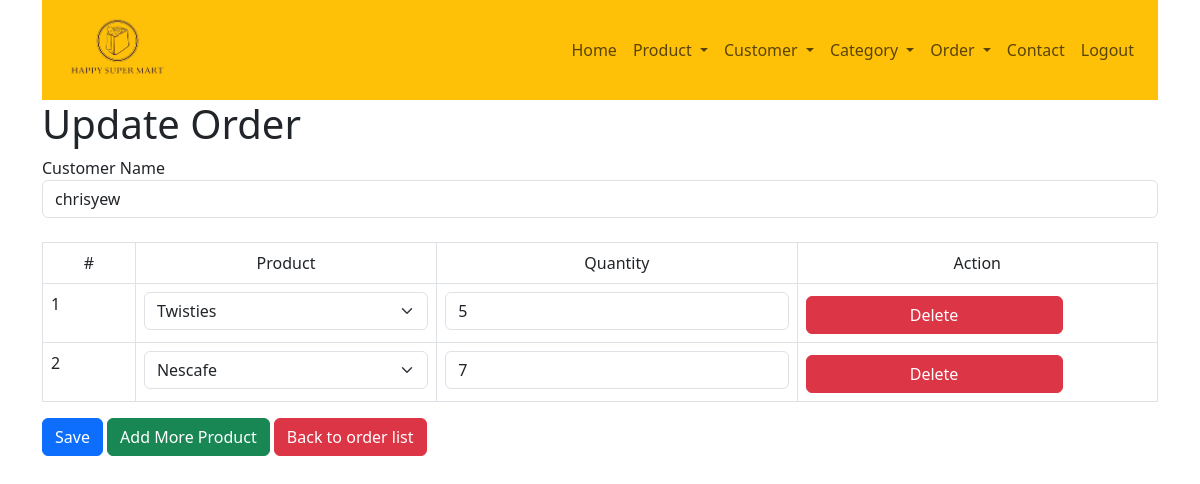
The app's page /order_update.php?order_id=2 (signed in) with its own data.
### tables this page shows
CREATE TABLE IF NOT EXISTS `order_summary` (
  `order_id` int NOT NULL AUTO_INCREMENT,
  `customer_id` int NOT NULL,
  `order_date` datetime NOT NULL,
  `total_amount` double DEFAULT NULL,
  PRIMARY KEY (`order_id`)
);

CREATE TABLE IF NOT EXISTS `customer` (
  `id` int NOT NULL AUTO_INCREMENT,
  `username` varchar(30) NOT NULL,
  `password` varchar(256) NOT NULL,
  `first_name` varchar(50) NOT NULL,
  `last_name` varchar(50) NOT NULL,
  `gender` enum('Male','Female','Other','') NOT NULL,
  `birth` date NOT NULL,
  `registration_date` timestamp NOT NULL DEFAULT CURRENT_TIMESTAMP ON UPDATE CURRENT_TIMESTAMP,
  `status` enum('Active','Inactive','Other','') NOT NULL DEFAULT 'Active',
  `email` varchar(50) NOT NULL,
  `image` varchar(255) NOT NULL,
  PRIMARY KEY (`id`),
  UNIQUE KEY `username` (`username`),
  UNIQUE KEY `email` (`email`)
);

CREATE TABLE IF NOT EXISTS `order_details` (
  `order_details_id` int NOT NULL AUTO_INCREMENT,
  `order_id` int NOT NULL,
  `product_id` int NOT NULL,
  `quantity` int NOT NULL,
  PRIMARY KEY (`order_details_id`)
);

CREATE TABLE IF NOT EXISTS `products` (
  `id` int NOT NULL AUTO_INCREMENT,
  `name` varchar(128) NOT NULL,
  `description` text NOT NULL,
  `price` double NOT NULL,
  `created` datetime NOT NULL,
  `modified` timestamp NOT NULL DEFAULT CURRENT_TIMESTAMP ON UPDATE CURRENT_TIMESTAMP,
  `promotion_price` double NOT NULL,
  `manufacture_date` date DEFAULT NULL,
  `expired_date` date DEFAULT NULL,
  `category_name` varchar(25) DEFAULT NULL,
  `image` varchar(255) DEFAULT NULL,
  PRIMARY KEY (`id`)
);

### order_update.php (the view, shortened to what this page needs)
<!DOCTYPE HTML>
<html>
<head>
    <link href="https://cdn.jsdelivr.net/npm/bootstrap@5.3.0/dist/css/bootstrap.min.css" rel="stylesheet">
</head>
<body>
    <div class="container">
        <?php
        include 'navbar/menu_nav.php';
        ?>
        <div class="page-header">
            <h1>Update Order</h1>
        </div>
        <?php
        $order_id = isset($_GET['order_id']) ? $_GET['order_id'] : die('ERROR: Record ID not found.');
        include 'config/database.php';
        $customer_query = "SELECT id, username FROM customer";
        $customer_stmt = $con->prepare($customer_query);
        $customer_stmt->execute();
        $customer = $customer_stmt->fetchAll(PDO::FETCH_ASSOC);
        $product_query = "SELECT id, name FROM products";
        $product_stmt = $con->prepare($product_query);
        $product_stmt->execute();
        $products = $product_stmt->fetchAll(PDO::FETCH_ASSOC);
        $order_summary_query = "SELECT * FROM order_summary WHERE order_id=:id";
        $order_summary_stmt = $con->prepare($order_summary_query);
        $order_summary_stmt->bindParam(":id", $order_id);
        $order_summary_stmt->execute();
        $order_summaries = $order_summary_stmt->fetch(PDO::FETCH_ASSOC);
        $order_detail_query = "SELECT * FROM order_details WHERE order_id=:order_id";
        $order_detail_stmt = $con->prepare($order_detail_query);
        $order_detail_stmt->bindParam(":order_id", $order_id);
        $order_detail_stmt->execute();
        $order_details = $order_detail_stmt->fetchAll(PDO::FETCH_ASSOC);
        ?>
        <form action="" method="POST">
            <table class='table table-hover table-responsive table-bordered' id="row_del">
                <span>Customer Name</span>
                <input type="text" readonly class="form-control" value="<?php echo $customer[$order_summaries['customer_id'] - 1]['username'] ?>">
                <br>
                <tr>
                    <td class="text-center">#</td>
                    <td class="text-center">Product</td>
                    <td class="text-center">Quantity</td>
                    <td class="text-center">Action</td>
                </tr>
                <?php
                $product_keep = empty($error) ? count($order_details) : count($noduplicate);
                for ($x = 0; $x < $product_keep; $x++) {
                ?>
                    <tr class="pRow">
                        <td class="col-1">
                            <?php echo $x + 1; ?>
                        </td>
                        <td><select class="form-select" name="product[]">
                                <?php
                                for ($i = 0; $i < count($products); $i++) {
                                    $product_selected = $products[$i]['id'] == $order_details[$x]['product_id'] ? "selected" : "";
                                    echo "<option value='{$products[$i]['id']}' $product_selected>{$products[$i]['name']}</option>";
                                }
                                ?>
                            </select>
                        <td><input type="number" class="form-control" name="quantity[]" id="quantity" value="<?php echo $order_details[$x]['quantity'] ?>"></td>
                        <td><input href='#' onclick='deleteRow(this)' class='btn d-flex justify-content-center btn-danger mt-1' value="Delete" /></td>
                        </td>
                    <?php
                } ?>
                    </tr>
            </table>
            <input type='submit' value='Save' class='btn btn-primary' />
            <td colspan="4">
                <input type="button" value="Add More Product" class="btn btn-success add_one" />
            </td>
            <a href='order_list_read.php' class='btn btn-danger'>Back to order list</a>
        </form>
    </div>
</body>
</html>

### records on screen
order_summary: customer.username "chrisyew"
order_details: product.name "Twisties", quantity "5"
order_details: product.name "Nescafe", quantity "7"
